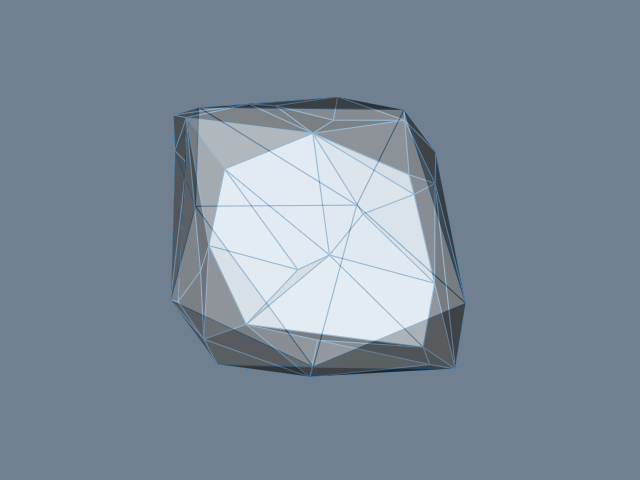

Recreate this plot in Python.
#!/usr/bin/env python

# Compute a 3D Delaunay tetrahedralization from random points using
# vtkDelaunay3D and extract the outer surface with vtkGeometryFilter.

# Factory overrides: importing these modules registers the OpenGL rendering
# and interaction style implementations for vtkRenderingCore factory classes.
import vtkmodules.vtkInteractionStyle  # noqa: F401
import vtkmodules.vtkRenderingOpenGL2  # noqa: F401
# VTK pipeline classes used in this example
from vtkmodules.vtkCommonCore import (
    vtkMinimalStandardRandomSequence,
    vtkPoints,
)
from vtkmodules.vtkCommonDataModel import vtkPolyData
from vtkmodules.vtkFiltersCore import vtkDelaunay3D
from vtkmodules.vtkFiltersGeometry import vtkGeometryFilter
from vtkmodules.vtkRenderingCore import (
    vtkActor,
    vtkPolyDataMapper,
    vtkRenderWindow,
    vtkRenderWindowInteractor,
    vtkRenderer,
)

# Colors (normalized RGB)
slate_gray_background_rgb = (0.439, 0.502, 0.565)
alice_blue_rgb = (0.941, 0.973, 1.000)
steel_blue_rgb = (0.275, 0.510, 0.706)

# Generate 100 random 3D points
rng = vtkMinimalStandardRandomSequence()
rng.SetSeed(77665)

points = vtkPoints()
for _ in range(100):
    rng.Next()
    x = rng.GetRangeValue(-1.0, 1.0)
    rng.Next()
    y = rng.GetRangeValue(-1.0, 1.0)
    rng.Next()
    z = rng.GetRangeValue(-1.0, 1.0)
    points.InsertNextPoint(x, y, z)

point_poly = vtkPolyData()
point_poly.SetPoints(points)

# Delaunay3D: tetrahedralize the point cloud
delaunay = vtkDelaunay3D()
delaunay.SetInputData(point_poly)

# GeometryFilter: extract the outer boundary surface
geometry = vtkGeometryFilter()
geometry.SetInputConnection(delaunay.GetOutputPort())

# Mapper: map the boundary surface to graphics primitives
mapper = vtkPolyDataMapper()
mapper.SetInputConnection(geometry.GetOutputPort())
mapper.ScalarVisibilityOff()

# Actor: display the convex hull with visible edges
actor = vtkActor()
actor.SetMapper(mapper)
actor.GetProperty().SetColor(alice_blue_rgb)
actor.GetProperty().EdgeVisibilityOn()
actor.GetProperty().SetEdgeColor(steel_blue_rgb)
actor.GetProperty().SetOpacity(0.7)

# Renderer: assemble the scene and configure the camera
renderer = vtkRenderer()
renderer.AddActor(actor)
renderer.SetBackground(slate_gray_background_rgb)

# Window: display the rendered scene
render_window = vtkRenderWindow()
render_window.AddRenderer(renderer)
render_window.SetWindowName("delaunay3d")
render_window.SetMultiSamples(0)
render_window.SetSize(640, 480)

# Interactor: handle mouse and keyboard events
render_window_interactor = vtkRenderWindowInteractor()
render_window_interactor.SetRenderWindow(render_window)

# Scene: configure the camera
renderer.ResetCamera()

render_window_interactor.Initialize()
render_window_interactor.Start()
